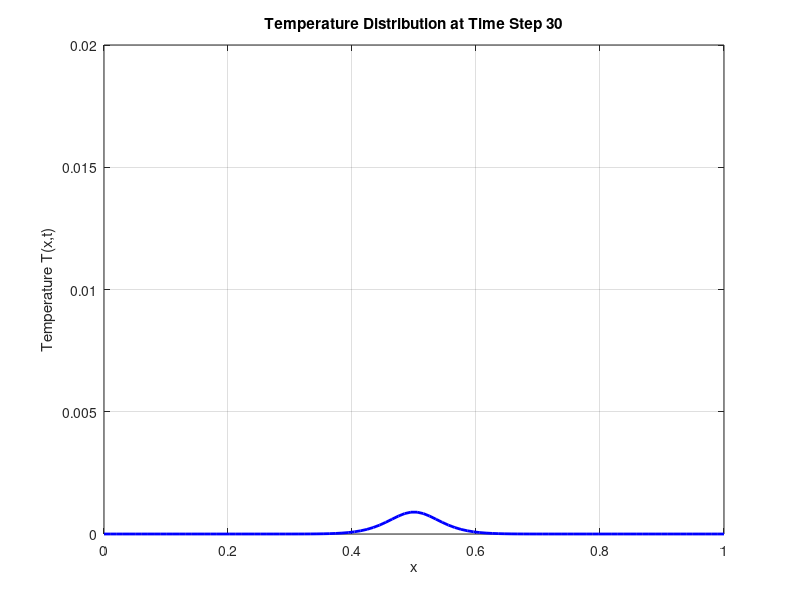

MATLAB code for this plot: (Note: this script raises an error after producing the figure.)
% Parameters
L = 1;                   % Length of the domain
alpha = 1;               % Thermal diffusivity
S0 = 1;                  % Source strength
sigma = L / 40;          % Width of the Gaussian source
N_x = 100;               % Number of spatial grid points
dx = L / (N_x - 1);      % Spatial step size
N_t = 6000;              % Increased time steps (3x longer simulation)
S_max = 1;               % Maximum source strength
x = linspace(0, L, N_x); % Spatial grid

% Adjust dt to ensure stability (CFL condition)
dt = (dx^2) / (2 * alpha);  % Stability condition for explicit method

% Compute source term S(x) as Gaussian
S = S_max * exp(-(x - L/2).^2 / (2 * sigma^2));

% Precompute the constant for the finite difference scheme
r = alpha * dt / dx^2;

% Initialize the temperature field (initial condition)
T = zeros(N_x, 1);

% Create a figure for visualization
fig = figure;

% Initialize the filename for the GIF
gif_filename = 'heat_solution_fd.gif';

% Time-stepping loop for the finite difference solution
for n = 1:N_t
    T_new = T;  % Copy of the current temperature for updates

    % Update the interior points using finite difference equation
    for i = 2:N_x-1
        T_new(i) = T(i) + r * (T(i+1) - 2*T(i) + T(i-1)) + dt * S(i);
    end

    % Apply boundary conditions (T(0,t) = T(L,t) = 0)
    T_new(1) = 0;  % Left boundary
    T_new(N_x) = 0; % Right boundary

    % Update the temperature field
    T = T_new;

    % Plotting and saving frames for GIF (only every 30th time step)
    if mod(n, 30) == 0  % Save every 30th frame
        plot(x, T, 'b', 'LineWidth', 2);
        title(['Temperature Distribution at Time Step ', num2str(n)]);
        xlabel('x');
        ylabel('Temperature T(x,t)');
        ylim([0 0.02]); % Set y-axis limits for better visualization
        grid on;

        % Capture frame for GIF
        frame = getframe(fig);
        im = frame2im(frame);
        [imind, cm] = rgb2ind(im, 256);

        % Write the first frame to initialize the GIF
        if n == 30  % Start appending after the first frame
            imwrite(imind, cm, gif_filename, 'gif', 'Loopcount', inf, 'DelayTime', 0.1);
        else
            % Append subsequent frames to the GIF
            imwrite(imind, cm, gif_filename, 'gif', 'WriteMode', 'append', 'DelayTime', 0.1);
        end

        pause(0.05); % Pause to visualize the plot
    end
end

disp(['GIF saved as ', gif_filename]);
